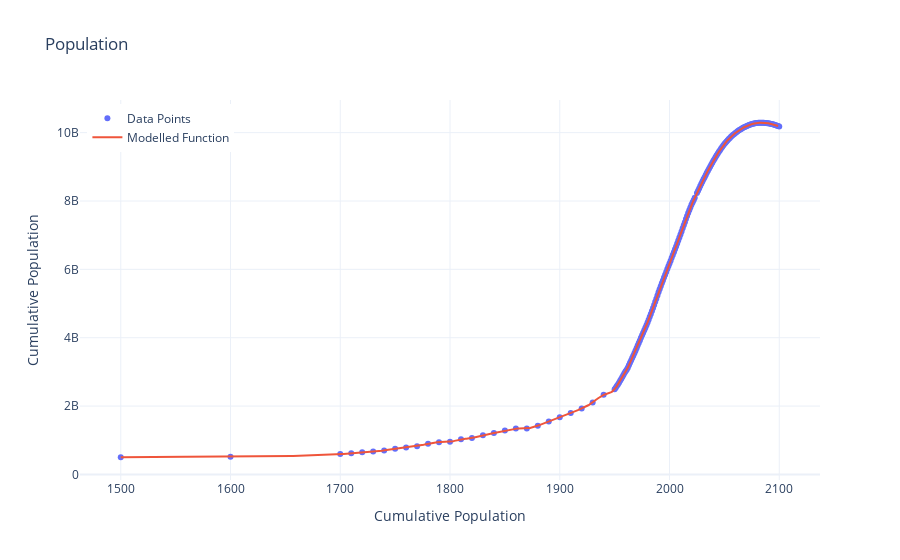

Source (notebook cell):
### Code cell
population_data_x = population_df['Year'].values
population_data_y = population_df['Population'].values

P = CubicSpline(population_data_x, population_data_y)

x_smooth = np.linspace(population_data_x.min(), population_data_x.max(), 500)
y_smooth = P(x_smooth)

total_years = np.arange(1500,2100)

# Create the figure
fig = plot_against_data(P, total_years, population_data_x, population_data_y, 'Population', 'Cumulative Population', 'Cumulative Population')

fig.show()

### Figure 1 — Plotly figure (JSON) as saved in the notebook; plotly's stock layout.template omitted (floating-point values rounded to 4 significant figures; data arrays with more than 128 entries replaced by an {"elided": "..."} marker saying what was removed)
{"data": [{"line": {"width": 2}, "mode": "markers", "name": "Data Points", "x": {"elided": "177 int values"}, "y": {"elided": "177 int values"}, "type": "scatter"}, {"line": {"width": 2}, "mode": "lines", "name": "Modelled Function", "x": {"elided": "600 int values"}, "y": {"elided": "600 float values"}, "type": "scatter"}], "layout": {"legend": {"yanchor": "top", "y": 0.99, "xanchor": "left", "x": 0.01}, "title": {"text": "Population"}, "xaxis": {"title": {"text": "Cumulative Population"}}, "yaxis": {"title": {"text": "Cumulative Population"}}, "hovermode": "x unified", "showlegend": true}}
